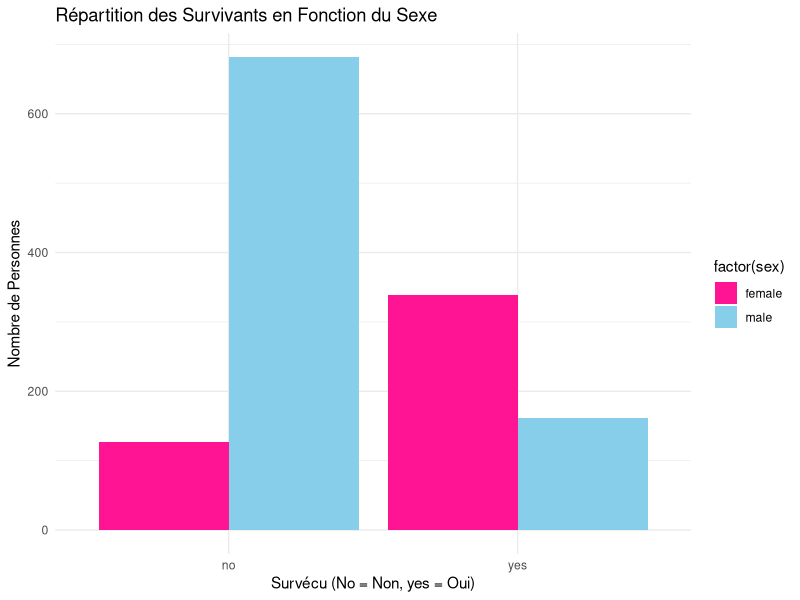
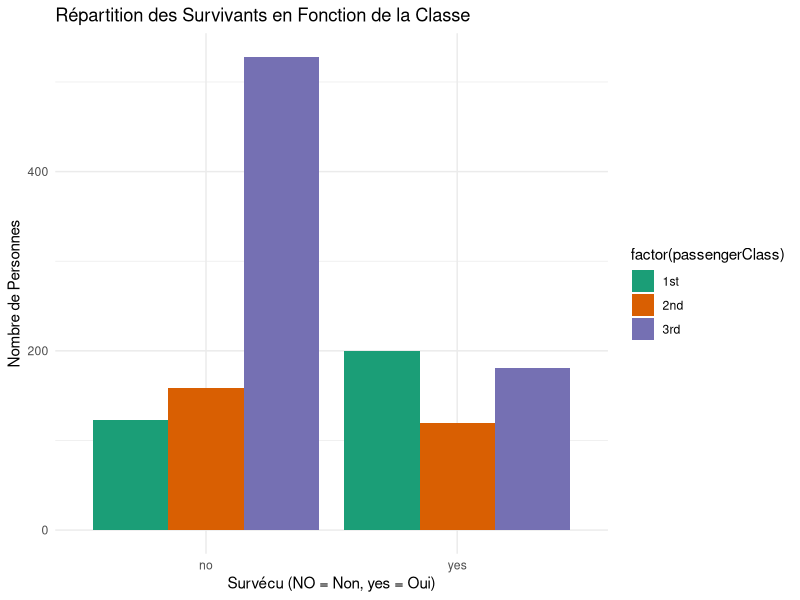
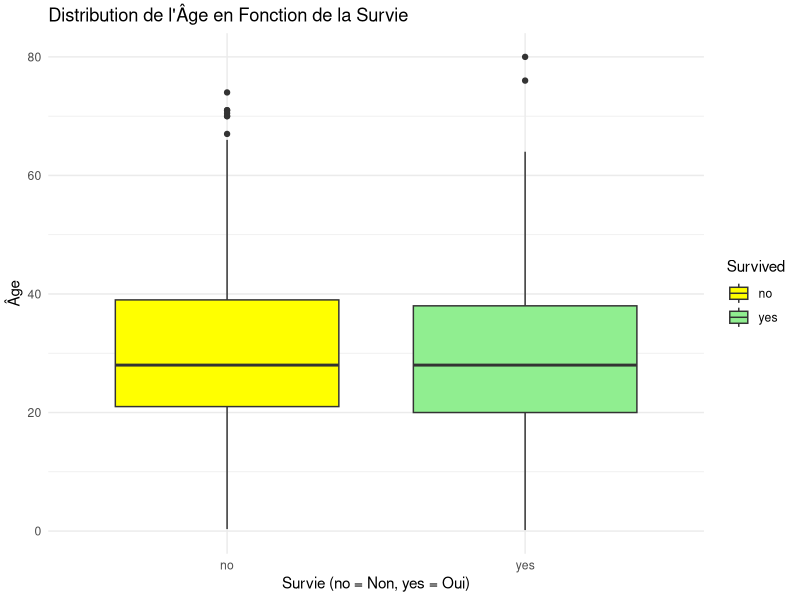

Here is the R script that generated these plots, in order:
## ---- chunk 1
knitr::opts_chunk$set(echo = TRUE)
## ---- chunk 2
library(carData)
BDD <- TitanicSurvival
## ---- chunk 3
summary(BDD)
library(psych)
describe(BDD)
## ---- chunk 4
#Répartition des Survivants en Fonction du Sexe
library(ggplot2)
ggplot(BDD, aes(x = factor(survived), fill = factor(sex))) +
  geom_bar(position = "dodge") +  
  labs(
    title = "Répartition des Survivants en Fonction du Sexe",
    x = "Survécu (No = Non, yes = Oui)",
    y = "Nombre de Personnes"
  ) +
  scale_fill_manual(values = c("deeppink", "skyblue")) +
  theme_minimal()

#Répartition des Survivants en Fonction de la Classe
ggplot(BDD, aes(x = factor(survived), fill = factor(passengerClass))) +
  geom_bar(position = "dodge") + 
  labs(
    title = "Répartition des Survivants en Fonction de la Classe",
    x = "Survécu (NO = Non, yes = Oui)",
    y = "Nombre de Personnes"
  ) +
  scale_fill_brewer(palette = "Dark2") +
  theme_minimal()
## ---- chunk 5
ggplot(BDD, aes(x = factor(survived), y = age, fill = factor(survived))) +
  geom_boxplot() +
  labs(
    title = "Distribution de l'Âge en Fonction de la Survie",
    x = "Survie (no = Non, yes = Oui)",
    y = "Âge"
  ) +
  scale_fill_manual(values = c("yellow", "lightgreen"), name = "Survived") +
  theme_minimal()

